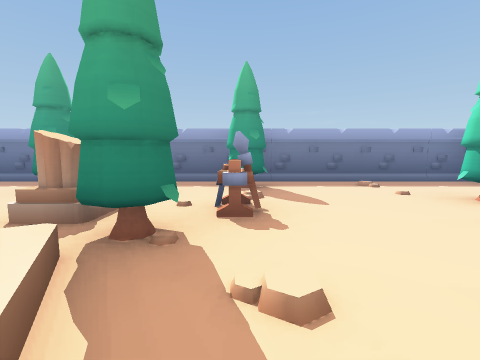
view 1 (above)

14 first-person views from a walk through a 3-D level made in the Unity game engine. The camera is 0.51 m above the floor, tilts 6° down and sees 90° across. The floor is counted in squares, 1 m on a side. Each view is taken from the middle of a square. On the plan, view 1 faces up. The plan holds only what a view shows up to about 9 squares ahead; the rest is blank.

view 2
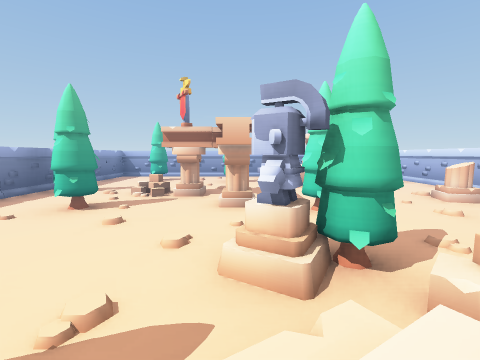

view 3
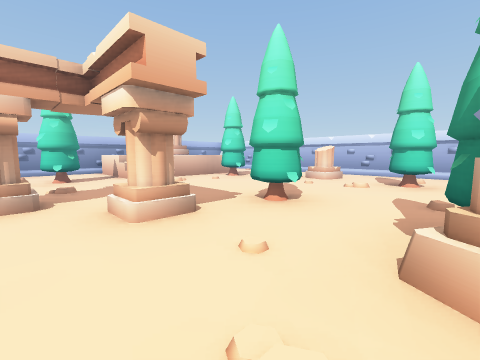

view 4
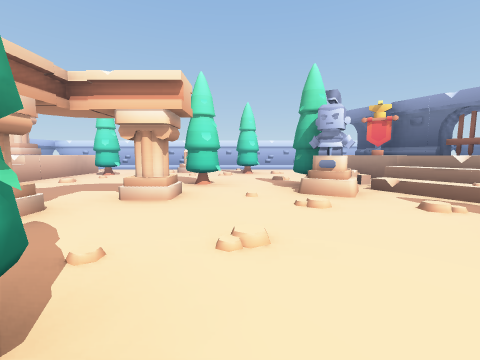

view 5
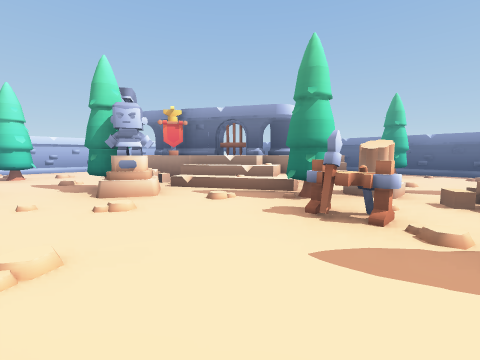

view 6
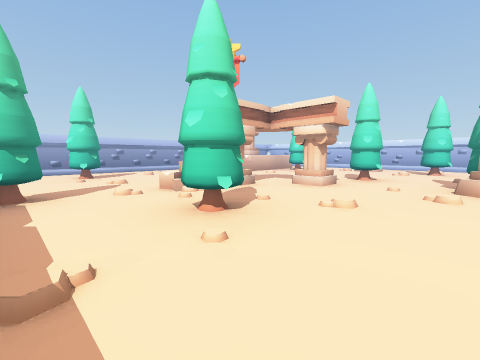

view 7
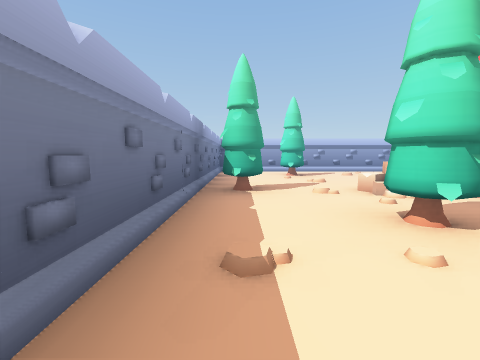

view 8
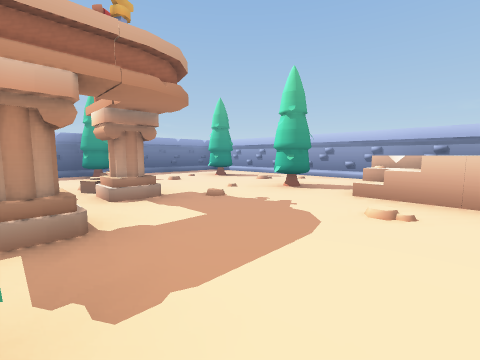

view 9
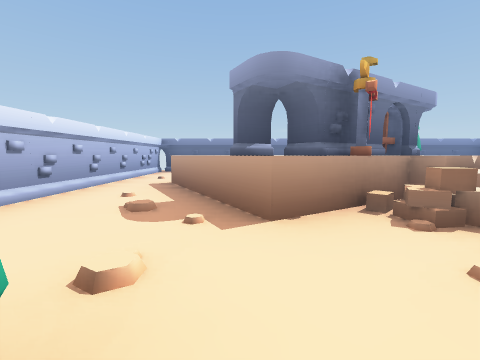

view 10
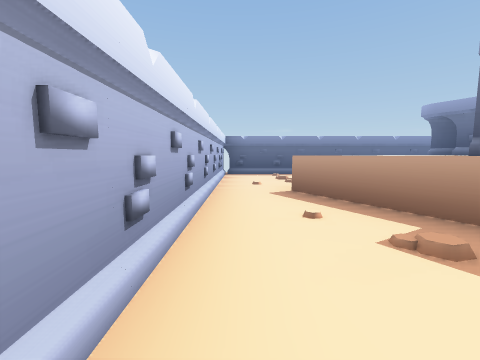

view 11
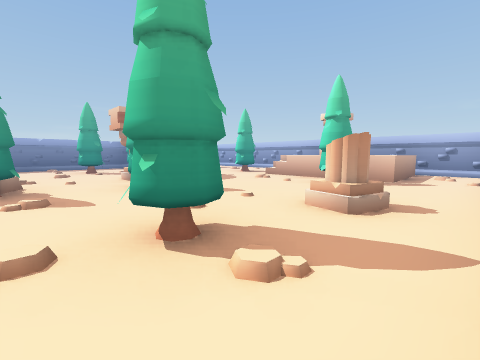

view 12
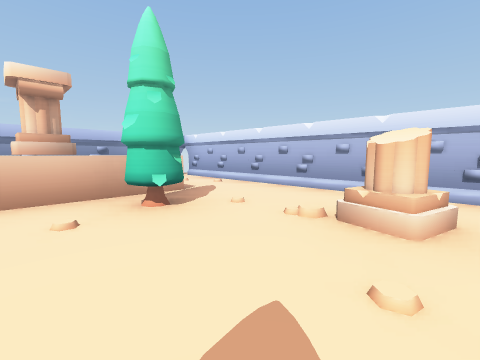

view 13
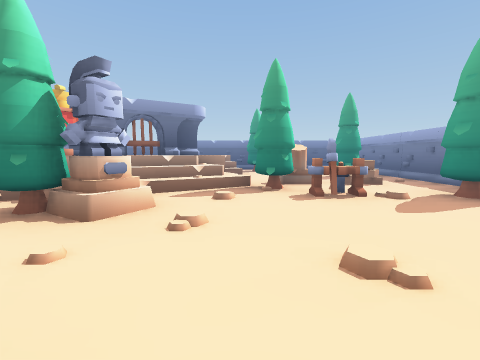

view 14
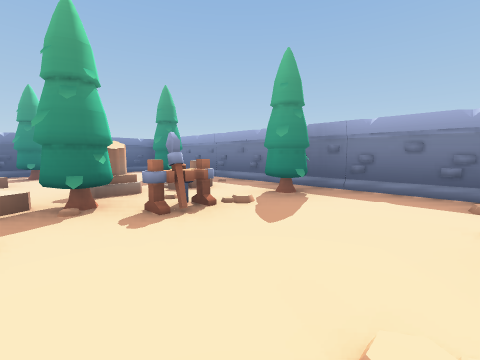

### Floor plan
Key: @ floor where view 1 was taken; # wall or solid block; x gap in a wall; . floor; / step, stairs or slope; = window, fence, low wall or low ledge; O other object.
Columns run from 4 left of view 1 to 9 right of it. Each row starts with its distance up from view 1.
  5 ##############
  4  OO=O./.OO...#
  3  OOO...O...O.#
  2 O.OOOO.OO..O.#
  1 O#OOO...O....#
  0   O/@O.O..OO.#
 -1 OO##OO.O..=OO#
 -2 OO OO.....OOO#
 -3    OO....OOO #
 -4  OOO..OO..OOO#
 -5 ####..x....###
 -6   ###########

Where each view was taken, in squares from view 1:
view 1: 0 up, 0 right, facing up
view 2: 0 up, 1 left, facing right
view 3: 1 up, 1 right, facing down-right
view 4: 3 up, 2 right, facing down
view 5: 3 up, 2 right, facing down-left
view 6: 4 up, 1 right, facing down-right
view 7: 4 up, 1 right, facing right
view 8: 2 down, 3 right, facing up-right
view 9: 3 down, 2 right, facing left
view 10: 5 down, 1 right, facing left
view 11: 5 down, 1 right, facing up-right
view 12: 2 down, 3 right, facing down-right
view 13: 1 up, 3 right, facing left
view 14: 1 up, 2 right, facing up-left
